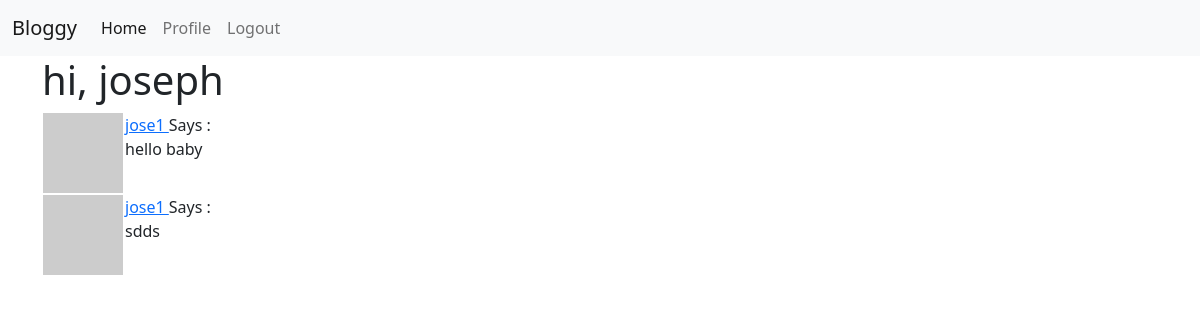
Page /wall (signed in) on the committed database.
### app/models.py (models this page shows, shortened)
class User(UserMixin, db.Model):
    id = db.Column(db.Integer, primary_key=True)
    username = db.Column(db.String(64), index=True, unique=True)
    email = db.Column(db.String(120), index=True, unique=True)
    password_hash = db.Column(db.String(120))
    posts = db.relationship('Post', backref='author', lazy='dynamic')
    about_me = db.Column(db.String(128))
    last_seen = db.Column(db.DateTime, default=datetime.utcnow)
    followed = db.relationship(
        'User', secondary=followers,
        primaryjoin=(followers.c.follower_id == id),
        secondaryjoin=(followers.c.followed_id == id),
        backref= db.backref('followers', lazy='dynamic'), lazy='dynamic'
    )
    def avatar(self, size):
        digest = md5(self.email.lower().encode('utf-8')).hexdigest()
        return 'https://www.gravatar.com/avatar/{}?d=identicon&s={}'.format(digest, size)

class Post(db.Model):
    id = db.Column(db.Integer, primary_key=True)
    body = db.Column(db.String(255))
    timestamp = db.Column(db.DateTime, index= True, default=datetime.utcnow)
    user_id = db.Column(db.Integer, db.ForeignKey('user.id'))

### app/routes.py (the view)
@app.route('/wall')
@login_required
def wall():
    posts = Post.query.order_by(Post.timestamp.desc()).all()
    return render_template('index.html', title='Wall', posts=posts)

### app/models.py (called while the page is built)
@login.user_loader
def load_user(id):
    return User.query.get(int(id))

### app/routes.py (called while the page is built)
@app.before_request
def before_request():
    if current_user.is_authenticated:
        current_user.last_seen = datetime.utcnow()
        db.session.commit()

### app/templates/index.html (shortened to what this page needs)
{% extends "base.html" %}
{% block content %}
    <h1>hi, {{ current_user.username }}</h1>
    {% for post in posts %}
        {% include "_post.html" %}
    {% endfor %}
{% endblock %}

### app/templates/_post.html
<table>
    <tr valign="top">
        <td><img src="{{ post.author.avatar(24) }}" alt="user-profile-image"></td>
        <td>
            <a href="{{ url_for('user', username=post.author.username) }}">
                {{ post.author.username }}
            </a>
            Says : <br> {{ post.body }} <br></td>
    </tr>
</table>

### rows in the picture
User: username "joseph"
Post: author.username "jose1", body "hello baby"
Post: author.username "jose1", body "sdds"
